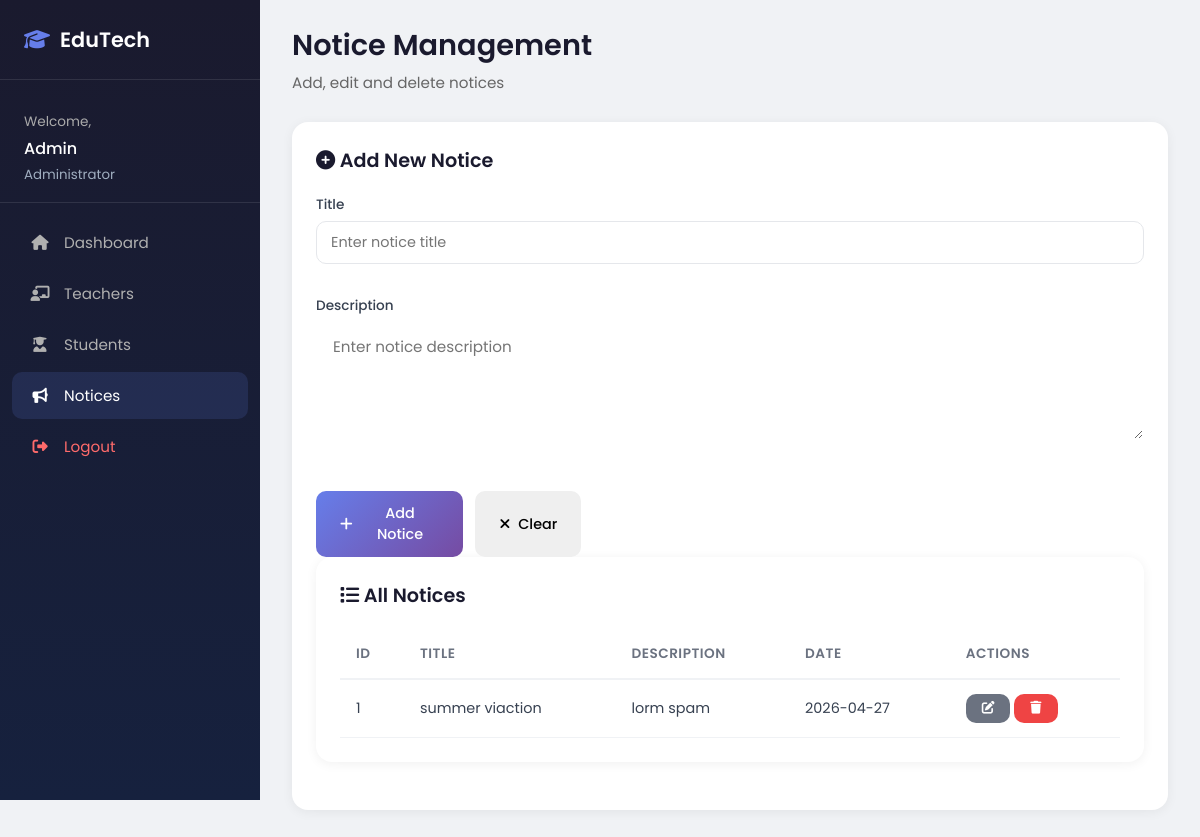
Page /admin/notices (signed in) on the committed database.
### tables this page shows
CREATE TABLE notices (
                id INTEGER PRIMARY KEY AUTOINCREMENT,
                title TEXT NOT NULL,
                description TEXT NOT NULL,
                date TEXT NOT NULL
            );

### app.py (the view, shortened to what this page needs)
@app.route('/admin/notices', methods=['GET', 'POST'])
@login_required(role='admin')
def admin_notices():
    db = get_db()
    notices = db.execute("SELECT * FROM notices ORDER BY id DESC").fetchall()
    return render_template('admin_notices.html', notices=notices)

### app.py (called while the page is built, shortened)
def get_db():
    db = getattr(g, '_database', None)
    if db is None:
        db = g._database = sqlite3.connect(DATABASE)
        db.row_factory = sqlite3.Row
    return db

@app.teardown_appcontext
def close_connection(exception):
    db = getattr(g, '_database', None)
    if db is not None:
        db.close()

def login_required(role=None):
    def decorator(f):
        @wraps(f)
        def decorated_function(*args, **kwargs):
            if role and session.get('role') != role:
                flash('Unauthorized access', 'error')
                return redirect(url_for('home'))
            return f(*args, **kwargs)
        return decorated_function
    return decorator

### templates/admin_notices.html (shortened to what this page needs)
{% extends "base_admin.html" %}
{% block content %}
<div class="page-header">
    <h1>Notice Management</h1>
    <p>Add, edit and delete notices</p>
</div>
<div class="card">
    <div class="card-header">
        <h2><i class="fas fa-plus-circle"></i> Add New Notice</h2>
    </div>
    <form action="/admin/notices" method="POST">
        <div class="form-grid">
            <div class="form-group" style="grid-column: 1 / -1;">
                <label>Title</label>
                <input type="text" name="title" id="notice_title" placeholder="Enter notice title" required>
            </div>
            <div class="form-group" style="grid-column: 1 / -1;">
                <label>Description</label>
                <textarea name="description" id="notice_description" rows="4" placeholder="Enter notice description" required style="width: 100%; padding: 12px 16px; border: 1px solid rgba(255,255,255,0.2); border-radius: 12px; background: rgba(255,255,255,0.05); color: #fff; font-family: 'Poppins', sans-serif; font-size: 0.95rem; resize: vertical;"></textarea>
            </div>
        <div style="display: flex; gap: 12px; margin-top: 12px;">
            <button type="submit" class="btn btn-primary"><i class="fas fa-plus"></i> Add Notice</button>
            <button type="button" class="btn btn-outline" onclick="clearForm()"><i class="fas fa-times"></i> Clear</button>
        </div>
    </form>
</div>
<div class="card">
    <div class="card-header">
        <h2><i class="fas fa-list"></i> All Notices</h2>
    </div>
    <div class="table-responsive">
        <table>
            <thead>
                <tr>
                    <th>ID</th>
                    <th>Title</th>
                    <th>Description</th>
                    <th>Date</th>
                    <th>Actions</th>
                </tr>
            </thead>
            <tbody>
                {% for notice in notices %}
                <tr>
                    <td>{{ notice.id }}</td>
                    <td>{{ notice.title }}</td>
                    <td>{{ notice.description }}</td>
                    <td>{{ notice.date }}</td>
                    <td>
                        <button class="btn btn-sm btn-secondary" onclick="editNotice({{ notice.id }}, '{{ notice.title }}', '{{ notice.description }}')"><i class="fas fa-edit"></i></button>
                        <a href="/admin/notices/delete/{{ notice.id }}" class="btn btn-sm btn-danger" onclick="return confirm('Delete this notice?')"><i class="fas fa-trash"></i></a>
                    </td>
                </tr>
                {% else %}
                <tr>
                    <td colspan="5" style="text-align: center; color: #666;">No notices found.</td>
                </tr>
                {% endfor %}
            </tbody>
        </table>
    </div>
{% endblock %}

### static/css/dashboard.css (style rules this page uses)
* { margin: 0; padding: 0; box-sizing: border-box; }
body { font-family: 'Poppins', sans-serif; background: #f0f2f5; color: #333; }
.page-header { margin-bottom: 28px; }
.page-header h1 { font-size: 1.8rem; font-weight: 600; color: #1a1a2e; }
.page-header p { color: #666; font-size: 0.95rem; margin-top: 4px; }
.btn { display: inline-flex; align-items: center; gap: 8px; padding: 12px 24px; border: none; border-radius: 10px; font-family: 'Poppins', sans-serif; font-size: 0.9rem; font-weight: 500; cursor: pointer; text-decoration: none; transition: all 0.3s ease; }
.btn-primary { background: linear-gradient(135deg, #667eea 0%, #764ba2 100%); color: #fff; }
.btn-danger { background: #ef4444; color: #fff; }
.btn-secondary { background: #6b7280; color: #fff; }
.btn-sm { padding: 8px 16px; font-size: 0.8rem; }
.card { background: #fff; border-radius: 16px; padding: 24px; box-shadow: 0 2px 12px rgba(0,0,0,0.06); margin-bottom: 24px; }
.card-header { display: flex; justify-content: space-between; align-items: center; margin-bottom: 20px; }
.card-header h2 { font-size: 1.2rem; font-weight: 600; color: #1a1a2e; }
.table-responsive { overflow-x: auto; }
table { width: 100%; border-collapse: collapse; }
thead th { text-align: left; padding: 14px 16px; font-size: 0.85rem; font-weight: 600; color: #6b7280; text-transform: uppercase; letter-spacing: 0.5px; border-bottom: 2px solid #f0f2f5; }
tbody td { padding: 14px 16px; font-size: 0.9rem; color: #374151; border-bottom: 1px solid #f0f2f5; }
.form-grid { display: grid; grid-template-columns: repeat(auto-fit, minmax(240px, 1fr)); gap: 16px; }
.form-group { margin-bottom: 16px; }
.form-group label { display: block; font-size: 0.85rem; font-weight: 500; color: #374151; margin-bottom: 6px; }
.form-group input, .form-group select, .form-group textarea { width: 100%; padding: 10px 14px; border: 1px solid #e5e7eb; border-radius: 10px; font-family: 'Poppins', sans-serif; font-size: 0.9rem; transition: all 0.3s ease; background: #fff; }
.form-group textarea { resize: vertical; min-height: 100px; }

### rows in the picture
notices: id "1", title "summer viaction", description "lorm spam", date "2026-04-27"

### other values in the picture
{{ session.get('user_name', 'Admin') }} "Admin"
